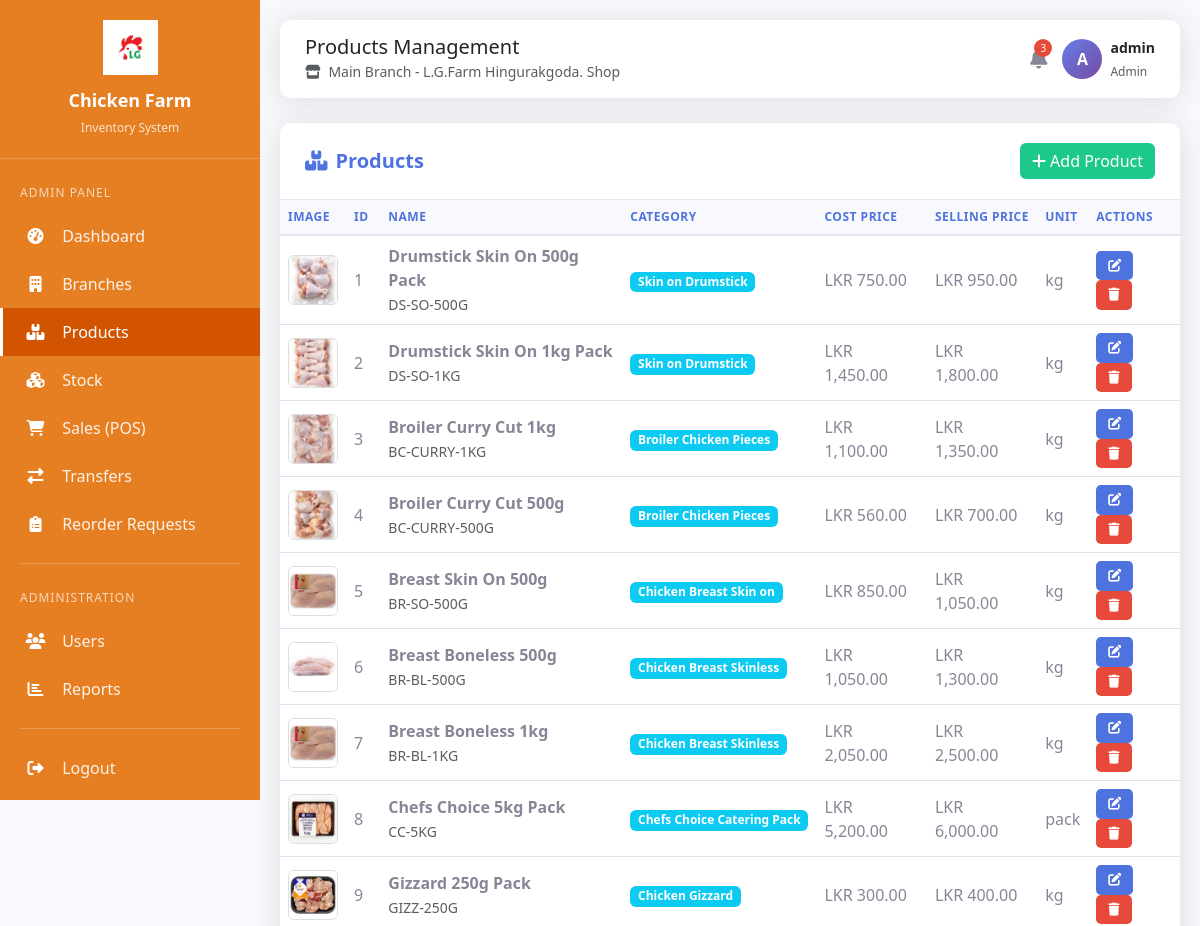
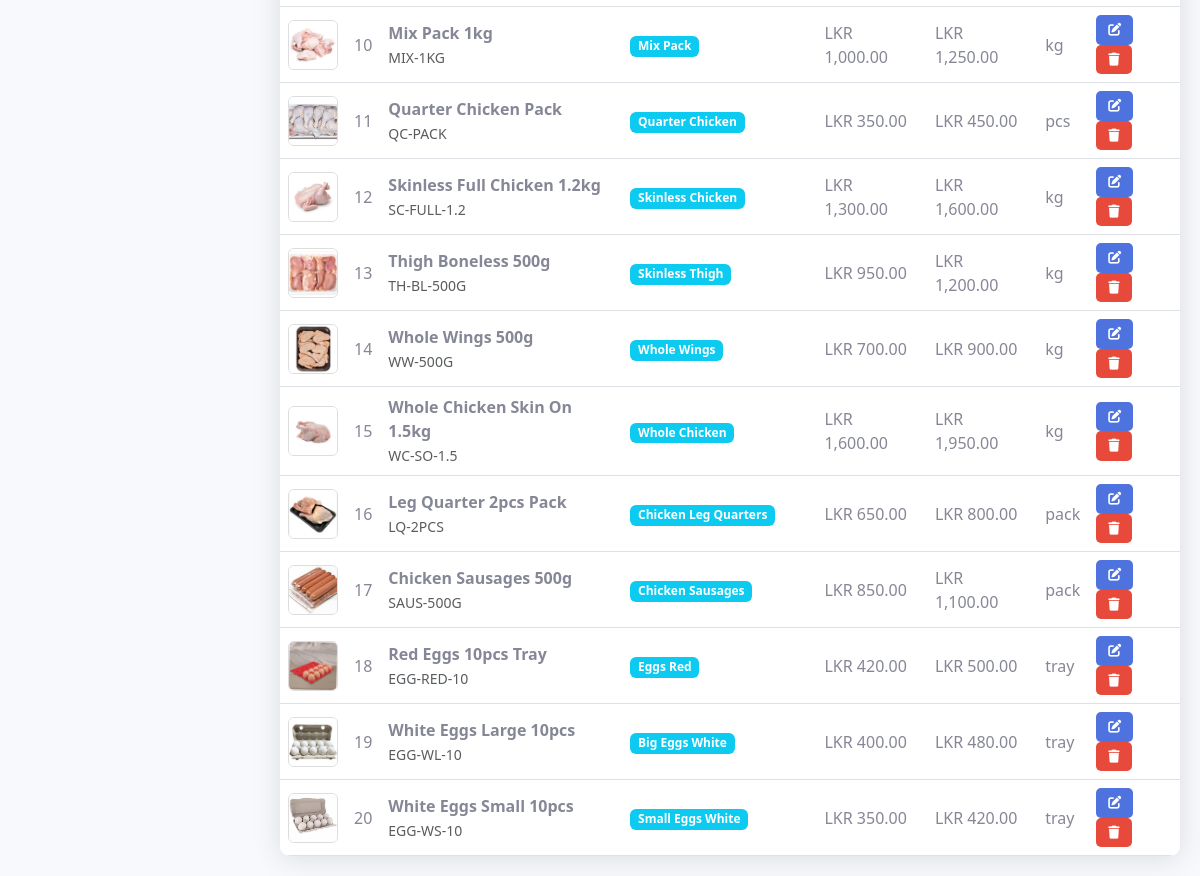
The page /products.php (signed in) on the database its author committed (2 pictures, top to bottom).
### tables this page shows
CREATE TABLE products (
    id INT AUTO_INCREMENT PRIMARY KEY,
    category_id INT NOT NULL,
    name VARCHAR(150) NOT NULL,
    sku VARCHAR(50) UNIQUE,
    unit ENUM('kg','pcs','pack','tray') NOT NULL DEFAULT 'kg',
    cost_price DECIMAL(10,2) NOT NULL DEFAULT 0.00,
    selling_price DECIMAL(10,2) NOT NULL DEFAULT 0.00,
    reorder_level DECIMAL(10,2) NOT NULL DEFAULT 10.00,
    image VARCHAR(255) DEFAULT NULL,
    created_at TIMESTAMP DEFAULT CURRENT_TIMESTAMP,
    FOREIGN KEY (category_id) REFERENCES categories(id) ON DELETE CASCADE
);

CREATE TABLE categories (
    id INT AUTO_INCREMENT PRIMARY KEY,
    name VARCHAR(100) NOT NULL,
    created_at TIMESTAMP DEFAULT CURRENT_TIMESTAMP
);

### config.php (called while the page is built, shortened)
<?php
function getUserRole() {
    return isset($_SESSION['role']) ? $_SESSION['role'] : null;
}
function getUnreadAlertsCount($conn) {
    $branch_filter = "";
    $sql = "SELECT COUNT(*) as count FROM alerts WHERE is_read = 0" . $branch_filter;
    $stmt = $conn->prepare($sql);
    $stmt->execute();
    $result = $stmt->get_result();
    $row = $result->fetch_assoc();
    return $row['count'];
}
function formatCurrency($amount) {
    return "LKR " . number_format($amount, 2);
}

### products.php (the view, shortened to what this page needs)
<?php
require_once 'config.php';
$page_title = "Products Management";
include 'header.php';
$products_sql = "SELECT p.id, p.name, p.sku, p.unit, p.cost_price, p.selling_price,
                        p.reorder_level, p.image, p.created_at, p.category_id, c.name as category_name
                 FROM products p
                 JOIN categories c ON p.category_id = c.id
                 ORDER BY p.id ASC";
$products_result = $conn->query($products_sql);
$products_array = [];
if ($products_result) {
    while ($product = $products_result->fetch_assoc()) {
        $products_array[] = $product;
    }
} else {
    $_SESSION['error'] = "Error loading products: " . $conn->error;
}
?>
<div class="row fade-in">
    <div class="col-12">
        <div class="table-container">
            <div class="table-header">
                <h5><i class="fas fa-boxes me-2"></i>Products</h5>
                <?php if (getUserRole() == 'admin'): ?>
                <button class="btn btn-add" data-bs-toggle="modal" data-bs-target="#addProductModal">
                    <i class="fas fa-plus me-1"></i>Add Product
                </button>
                <?php endif; ?>
            </div>
            <div class="table-responsive">
                <table class="table table-hover">
                    <thead>
                        <tr>
                            <th>Image</th>
                            <th>ID</th>
                            <th>Name</th>
                            <th>Category</th>
                            <th>Cost Price</th>
                            <th>Selling Price</th>
                            <th>Unit</th>
                            <th>Actions</th>
                        </tr>
                    </thead>
                    <tbody>
                        <?php foreach ($products_array as $product): ?>
                        <?php
                            $productImage = !empty($product['image']) ? $product['image'] : 'no-image.png';
                            $productImagePath = __DIR__ . '/uploads/products/' . $productImage;
                            $productImageSrc = file_exists($productImagePath)
                                ? 'uploads/products/' . rawurlencode($productImage)
                                : 'uploads/products/no-image.png';
                        ?>
                        <tr>
                            <td>
                                <img src="<?php echo htmlspecialchars($productImageSrc); ?>"
                                     width="50" height="50"
                                     style="object-fit: cover; border-radius: 6px; border: 1px solid #ddd;"
                                     onerror="this.onerror=null;this.src='uploads/products/no-image.png'">
                            </td>
                            <td><?php echo $product['id']; ?></td>
                            <td><strong><?php echo htmlspecialchars($product['name']); ?></strong><br><small class="text-muted"><?php echo $product['sku']; ?></small></td>
                            <td><span class="badge bg-info"><?php echo $product['category_name']; ?></span></td>
                            <td><?php echo formatCurrency($product['cost_price']); ?></td>
                            <td><?php echo formatCurrency($product['selling_price']); ?></td>
                            <td><?php echo $product['unit']; ?></td>
                            <td>
                                <?php if (getUserRole() == 'admin'): ?>
                                <button class="btn btn-action btn-edit" data-bs-toggle="modal" data-bs-target="#editProductModal<?php echo $product['id']; ?>">
                                    <i class="fas fa-edit"></i>
                                </button>
                                <button class="btn btn-action btn-delete" onclick="confirmDelete('products.php?delete=<?php echo $product['id']; ?>', '<?php echo htmlspecialchars($product['name']); ?>')">
                                    <i class="fas fa-trash"></i>
                                </button>
                                <?php else: ?>
                                <span class="text-muted">View Only</span>
                                <?php endif; ?>
                            </td>
                        </tr>
                        <?php endforeach; ?>
                    </tbody>
                </table>
            </div>
        </div>
    </div>
</div>
<?php include 'footer.php'; ?>

### header.php (shortened to what this page needs)
<?php
require_once 'config.php';
$unread_alerts = getUnreadAlertsCount($conn);
$user_role = getUserRole();
?>
<!DOCTYPE html>
<html lang="en">
<head>
    <link href="https://cdn.jsdelivr.net/npm/bootstrap@5.3.0/dist/css/bootstrap.min.css" rel="stylesheet">
    <link href="https://cdnjs.cloudflare.com/ajax/libs/font-awesome/6.4.0/css/all.min.css" rel="stylesheet">
</head>
<body>
    <div class="sidebar">
        <div class="sidebar-brand">
            <img src="download.png" alt="Chicken Farm Logo" class="sidebar-logo">
        <h4>Chicken Farm</h4>
        <small>Inventory System</small>
        </div>
        <div class="sidebar-menu">
            <div class="sidebar-role"><?php echo ucfirst($user_role); ?> Panel</div>
            <a href="dashboard.php" class="<?php echo basename($_SERVER['PHP_SELF']) == 'dashboard.php' ? 'active' : ''; ?>">
                <i class="fas fa-tachometer-alt"></i> Dashboard
            </a>
            <?php if ($user_role == 'admin'): ?>
            <a href="branches.php" class="<?php echo basename($_SERVER['PHP_SELF']) == 'branches.php' ? 'active' : ''; ?>">
                <i class="fas fa-building"></i> Branches
            </a>
            <?php endif; ?>
            <?php if ($user_role != 'cashier'): ?>
            <a href="products.php" class="<?php echo basename($_SERVER['PHP_SELF']) == 'products.php' ? 'active' : ''; ?>">
                <i class="fas fa-boxes"></i> Products
            </a>
            <?php endif; ?>
            <?php if ($user_role == 'admin' || $user_role == 'cashier'): ?>
            <a href="stock.php" class="<?php echo basename($_SERVER['PHP_SELF']) == 'stock.php' ? 'active' : ''; ?>">
                <i class="fas fa-cubes"></i> Stock
            </a>
            <?php endif; ?>
            <a href="sales.php" class="<?php echo basename($_SERVER['PHP_SELF']) == 'sales.php' ? 'active' : ''; ?>">
                <i class="fas fa-shopping-cart"></i> Sales (POS)
            </a>
            <?php if ($user_role != 'cashier'): ?>
            <a href="transfer.php" class="<?php echo basename($_SERVER['PHP_SELF']) == 'transfer.php' ? 'active' : ''; ?>">
                <i class="fas fa-exchange-alt"></i> Transfers
            </a>
            <a href="reorder_requests.php" class="<?php echo basename($_SERVER['PHP_SELF']) == 'reorder_requests.php' ? 'active' : ''; ?>">
                <i class="fas fa-clipboard-list"></i> Reorder Requests
            </a>
            <?php endif; ?>
            <?php if ($user_role == 'admin'): ?>
            <div class="sidebar-divider"></div>
            <div class="sidebar-role">Administration</div>
            <a href="users.php" class="<?php echo basename($_SERVER['PHP_SELF']) == 'users.php' ? 'active' : ''; ?>">
                <i class="fas fa-users"></i> Users
            </a>
            <a href="reports.php" class="<?php echo basename($_SERVER['PHP_SELF']) == 'reports.php' ? 'active' : ''; ?>">
                <i class="fas fa-chart-bar"></i> Reports
            </a>
            <?php endif; ?>
            <div class="sidebar-divider"></div>
            <a href="logout.php">
                <i class="fas fa-sign-out-alt"></i> Logout
            </a>
        </div>
    </div>
    <div class="main-content">
        <div class="top-navbar">
            <div>
                <h5 class="mb-0"><?php echo isset($page_title) ? $page_title : 'Dashboard'; ?></h5>
                <small class="text-muted">
                    <i class="fas fa-store me-1"></i>
                    <?php echo $_SESSION['branch_name'] ? $_SESSION['branch_name'] : 'All Branches'; ?>
                </small>
            </div>
            <div class="user-info">
                <a href="alerts.php" class="notification-icon text-decoration-none">
                    <i class="fas fa-bell"></i>
                    <?php if ($unread_alerts > 0): ?>
                    <span class="notification-badge"><?php echo $unread_alerts; ?></span>
                    <?php endif; ?>
                </a>
                <div class="dropdown">
                    <div class="d-flex align-items-center gap-2" data-bs-toggle="dropdown" style="cursor: pointer;">
                        <div style="width: 40px; height: 40px; border-radius: 50%; background: linear-gradient(135deg, #667eea 0%, #764ba2 100%); display: flex; align-items: center; justify-content: center; color: white; font-weight: bold;">
                            <?php echo strtoupper(substr($_SESSION['username'], 0, 1)); ?>
                        </div>
                        <div>
                            <div class="fw-bold" style="font-size: 14px;"><?php echo htmlspecialchars($_SESSION['username']); ?></div>
                            <small class="text-muted" style="font-size: 12px;"><?php echo ucfirst($user_role); ?></small>
                        </div>
                    </div>
                </div>
            </div>
        </div>

### footer.php (shortened to what this page needs)
</div>
</body>
</html>

### header.php (style rules this page uses)
:root { --sidebar-width: 260px; --primary-color: #4e73df; --secondary-color: #858796; --success-color: #1cc88a; --info-color: #36b9cc; --warning-color: #f6c23e; --danger-color: #e74a3b; --sidebar-orange: #E67E22; --sidebar-orange-dark: #D35400; }
body { font-family: 'Segoe UI', Tahoma, Geneva, Verdana, sans-serif; background-color: #f8f9fc; }
.sidebar { position: fixed; top: 0; left: 0; height: 100vh; width: var(--sidebar-width); background: var(--sidebar-orange); color: white; z-index: 1000; transition: all 0.3s; overflow-y: auto; }
.sidebar-brand { padding: 20px; text-align: center; border-bottom: 1px solid rgba(255,255,255,0.2); }
.sidebar-brand small { color: rgba(255,255,255,0.8); font-size: 12px; }
.sidebar-brand img.sidebar-logo { max-width: 55px; height: auto; font-size: 40px; margin-bottom: 10px; }
.sidebar-brand h4 { font-weight: 600; margin: 5px 0 2px 0; font-size: 18px; color: #FFFFFF; }
.sidebar-menu { padding: 15px 0; }
.sidebar-menu a { display: block; padding: 12px 20px; color: rgba(255,255,255,0.9); text-decoration: none; transition: all 0.3s; border-left: 3px solid transparent; }
.sidebar-menu a:hover, .sidebar-menu a.active { color: white; background: var(--sidebar-orange-dark); border-left-color: white; }
.sidebar-menu i { width: 25px; text-align: center; margin-right: 10px; color: #FFFFFF; }
.sidebar-divider { border-top: 1px solid rgba(255,255,255,0.2); margin: 15px 20px; }
.sidebar-role { padding: 10px 20px; font-size: 12px; text-transform: uppercase; letter-spacing: 1px; color: rgba(255,255,255,0.7); }
.main-content { margin-left: var(--sidebar-width); padding: 20px; min-height: 100vh; }
.top-navbar { background: white; border-radius: 10px; padding: 15px 25px; margin-bottom: 25px; box-shadow: 0 0.15rem 1.75rem 0 rgba(58, 59, 69, 0.15); display: flex; justify-content: space-between; align-items: center; }
.top-navbar .user-info { display: flex; align-items: center; gap: 15px; }
.notification-icon { position: relative; cursor: pointer; font-size: 20px; color: var(--secondary-color); }
.notification-badge { position: absolute; top: -5px; right: -5px; background: var(--danger-color); color: white; border-radius: 50%; width: 18px; height: 18px; font-size: 10px; display: flex; align-items: center; justify-content: center; }
.table-container { background: white; border-radius: 10px; box-shadow: 0 0.15rem 1.75rem 0 rgba(58, 59, 69, 0.15); overflow: hidden; }
.table-container .table-header { padding: 20px 25px; border-bottom: 1px solid #e3e6f0; display: flex; justify-content: space-between; align-items: center; }
.table-container .table-header h5 { margin: 0; font-weight: 600; color: #4e73df; }
.table-container table { margin-bottom: 0; }
.table-container th { background: #f8f9fc; color: #4e73df; font-weight: 600; text-transform: uppercase; font-size: 12px; letter-spacing: 0.5px; border-bottom: 2px solid #e3e6f0; }
.table-container td { vertical-align: middle; color: #858796; }
.btn-action { padding: 5px 12px; font-size: 13px; border-radius: 5px; }
.btn-add { background: var(--success-color); border: none; color: white; }
.btn-edit { background: var(--primary-color); border: none; color: white; }
.btn-delete { background: var(--danger-color); border: none; color: white; }
.fade-in { animation: fadeIn 0.5s ease-out; }

### rows shown on the page
products: image (picture), id "1", name "Drumstick Skin On 500g Pack", sku "DS-SO-500G", category.name "Skin on Drumstick", cost_price "LKR 750.00", selling_price "LKR 950.00", unit "kg"
products: image (picture), id "2", name "Drumstick Skin On 1kg Pack", sku "DS-SO-1KG", category.name "Skin on Drumstick", cost_price "LKR 1,450.00", selling_price "LKR 1,800.00", unit "kg"
products: image (picture), id "3", name "Broiler Curry Cut 1kg", sku "BC-CURRY-1KG", category.name "Broiler Chicken Pieces", cost_price "LKR 1,100.00", selling_price "LKR 1,350.00", unit "kg"
products: image (picture), id "4", name "Broiler Curry Cut 500g", sku "BC-CURRY-500G", category.name "Broiler Chicken Pieces", cost_price "LKR 560.00", selling_price "LKR 700.00", unit "kg"
products: image (picture), id "5", name "Breast Skin On 500g", sku "BR-SO-500G", category.name "Chicken Breast Skin on", cost_price "LKR 850.00", selling_price "LKR 1,050.00", unit "kg"
products: image (picture), id "6", name "Breast Boneless 500g", sku "BR-BL-500G", category.name "Chicken Breast Skinless", cost_price "LKR 1,050.00", selling_price "LKR 1,300.00", unit "kg"
products: image (picture), id "7", name "Breast Boneless 1kg", sku "BR-BL-1KG", category.name "Chicken Breast Skinless", cost_price "LKR 2,050.00", selling_price "LKR 2,500.00", unit "kg"
products: image (picture), id "8", name "Chefs Choice 5kg Pack", sku "CC-5KG", category.name "Chefs Choice Catering Pack", cost_price "LKR 5,200.00", selling_price "LKR 6,000.00", unit "pack"
products: image (picture), id "9", name "Gizzard 250g Pack", sku "GIZZ-250G", category.name "Chicken Gizzard", cost_price "LKR 300.00", selling_price "LKR 400.00", unit "kg"
products: image (picture), id "10", name "Mix Pack 1kg", sku "MIX-1KG", category.name "Mix Pack", cost_price "LKR 1,000.00", selling_price "LKR 1,250.00", unit "kg"
products: image (picture), id "11", name "Quarter Chicken Pack", sku "QC-PACK", category.name "Quarter Chicken", cost_price "LKR 350.00", selling_price "LKR 450.00", unit "pcs"
products: image (picture), id "12", name "Skinless Full Chicken 1.2kg", sku "SC-FULL-1.2", category.name "Skinless Chicken", cost_price "LKR 1,300.00", selling_price "LKR 1,600.00", unit "kg"
products: image (picture), id "13", name "Thigh Boneless 500g", sku "TH-BL-500G", category.name "Skinless Thigh", cost_price "LKR 950.00", selling_price "LKR 1,200.00", unit "kg"
products: image (picture), id "14", name "Whole Wings 500g", sku "WW-500G", category.name "Whole Wings", cost_price "LKR 700.00", selling_price "LKR 900.00", unit "kg"
products: image (picture), id "15", name "Whole Chicken Skin On 1.5kg", sku "WC-SO-1.5", category.name "Whole Chicken", cost_price "LKR 1,600.00", selling_price "LKR 1,950.00", unit "kg"
products: image (picture), id "16", name "Leg Quarter 2pcs Pack", sku "LQ-2PCS", category.name "Chicken Leg Quarters", cost_price "LKR 650.00", selling_price "LKR 800.00", unit "pack"
products: image (picture), id "17", name "Chicken Sausages 500g", sku "SAUS-500G", category.name "Chicken Sausages", cost_price "LKR 850.00", selling_price "LKR 1,100.00", unit "pack"
products: image (picture), id "18", name "Red Eggs 10pcs Tray", sku "EGG-RED-10", category.name "Eggs Red", cost_price "LKR 420.00", selling_price "LKR 500.00", unit "tray"
products: image (picture), id "19", name "White Eggs Large 10pcs", sku "EGG-WL-10", category.name "Big Eggs White", cost_price "LKR 400.00", selling_price "LKR 480.00", unit "tray"
products: image (picture), id "20", name "White Eggs Small 10pcs", sku "EGG-WS-10", category.name "Small Eggs White", cost_price "LKR 350.00", selling_price "LKR 420.00", unit "tray"

### other values the page prints
$user_role "ADMIN"
$page_title "Products Management"
$_SESSION['branch_name'] "Main Branch - L.G.Farm Hingurakgoda. Shop"
$unread_alerts "3"
substr($_SESSION['username'], 0, 1) "A"
$_SESSION['username'] "admin"
$user_role "Admin"
